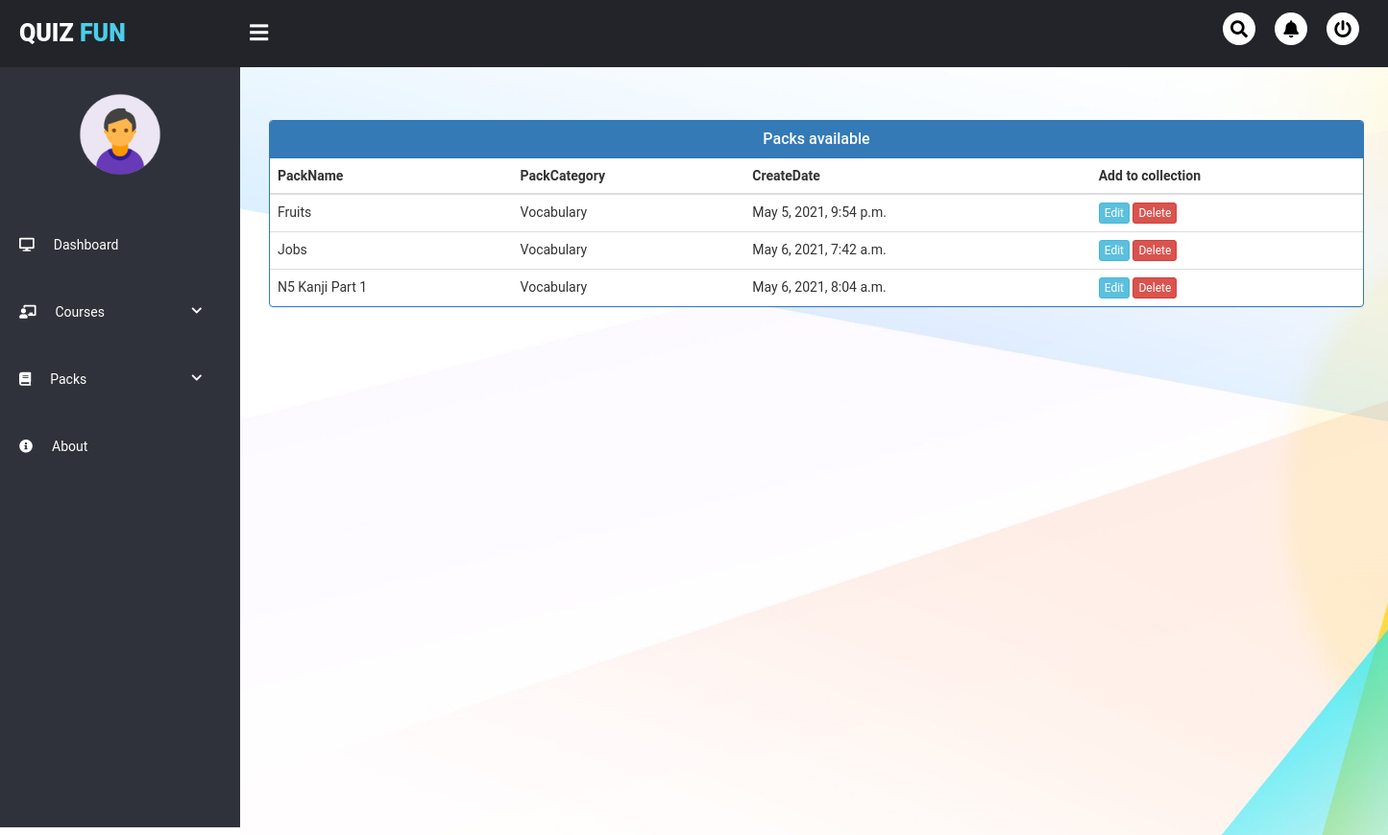
The page /user/teacher_dashboard/pack on the database its author committed.
### quiz/models.py (models this page shows, shortened)
class QuizPack(models.Model):
    name = models.CharField(max_length = 50, null = False)
    description = models.TextField(null = True)
    category = models.CharField(max_length = 20, null = False)
    registered_user = models.ManyToManyField(User)
    created_date = models.DateTimeField(auto_now=True)

### user/views.py (the view)
# urls.py: path('teacher_dashboard/pack', views.teacher_pack_list, name='teacher_pack_list'),
def teacher_pack_list(request):
    pack_list = QuizPack.objects.all()
    return render(request, 'user_pages/teacher_quizpack_list.html', {'pack_list': pack_list})

### user/templates/user_pages/teacher_quizpack_list.html (shortened to what this page needs)
{% extends 'user_pages/teacher_dashboard.html' %}
{% block mainContainer %}
<head>
    <link href="//netdna.bootstrapcdn.com/bootstrap/3.0.0/css/bootstrap.min.css" rel="stylesheet" id="bootstrap-css">
  </head>
  <br><br>
  <div class="container">
    <div class="panel panel-primary">
      <div class="panel-heading">
        <h6 class="panel-title">Packs available</h6>
      </div>
      <table class="table table-hover" id="dev-table">
        <thead>
          <tr>
            <th>PackName</th>
            <th>PackCategory</th>
            <th>CreateDate</th>
            <th>Add to collection</th>
          </tr>
        </thead>
        {% for pack in pack_list %}
            <tr>
                <td>{{pack.name}}</td>
                <td>{{pack.category}}</td>
                <td>{{pack.created_date}}</td>
                <td><a class="btn btn-info btn-xs" href="{% url 'add_question' pack.id %}">Edit</a>
                    <a class="btn btn-danger btn-xs" href="{% url 'delete_pack' pack.id %}">Delete</td>
            </tr>
        {% endfor %}
      </table>
    </div>
  </div>
  <br><br><br><br><br><br>
{% endblock %}

### user/static/css/user_base.css (style rules this page uses)
* { margin: 0px; padding: 0px; list-style: none; text-decoration: none; box-sizing: border-box; font-family: "Roboto", sans-serif; }
body { background: #fff; }

### user/templates/user_pages/teacher_quizpack_list.html (style rules this page uses)
a:link { text-decoration: none; }
h6 { text-align: center; }

### rows shown on the page
QuizPack: name "Fruits", category "Vocabulary", created_date "May 5, 2021, 9:54 p.m."
QuizPack: name "Jobs", category "Vocabulary", created_date "May 6, 2021, 7:42 a.m."
QuizPack: name "N5 Kanji Part 1", category "Vocabulary", created_date "May 6, 2021, 8:04 a.m."
